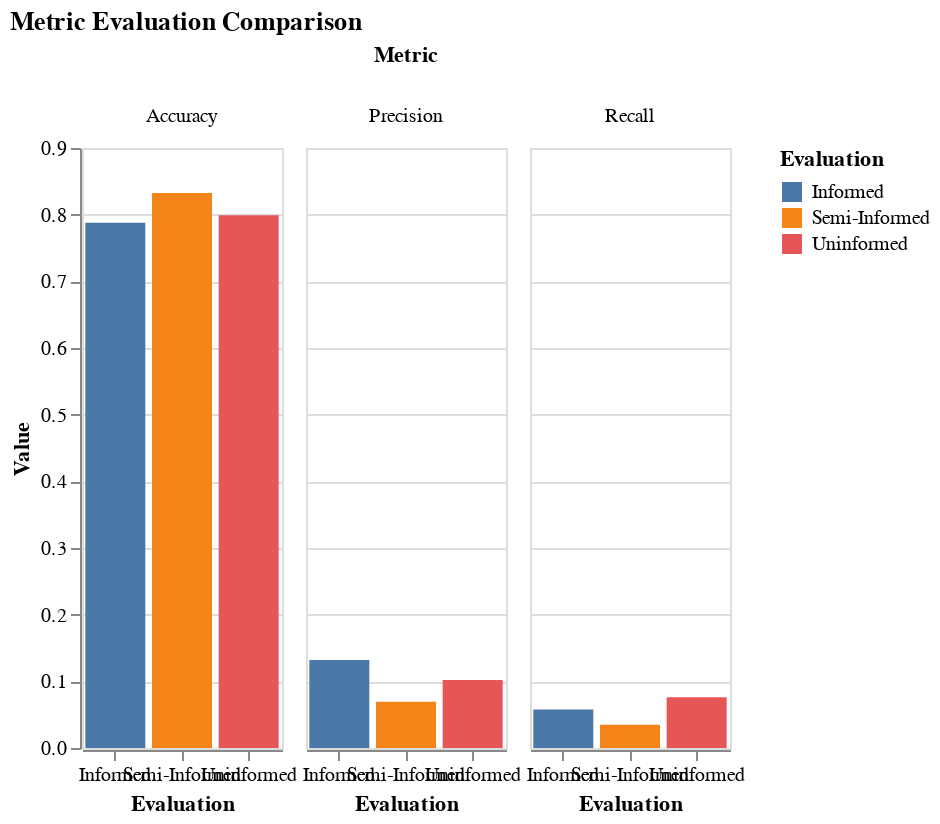

The notebook cell saved with this chart:
### Code cell
generalize = pd.DataFrame({
    'Metric': ['Accuracy', 'Accuracy', 'Accuracy', 
               'Precision', 'Precision', 'Precision',
               'Recall', 'Recall', 'Recall'],
    'Evaluation': ['Informed', 'Semi-Informed', 'Uninformed',
                   'Informed', 'Semi-Informed', 'Uninformed',
                   'Informed', 'Semi-Informed', 'Uninformed'],
    'Value': result
})

# Create the Altair chart
chart = alt.Chart(generalize).mark_bar().encode(
    x=alt.X('Evaluation:N', title='Evaluation', axis=alt.Axis(labelAngle=0)),
    y=alt.Y('Value:Q', title='Value'),
    color='Evaluation:N',
    column='Metric:N',
    tooltip=['Evaluation:N', 'Value:Q']
).properties(
    title='Metric Evaluation Comparison',
    width=100
).configure_facet(
    spacing=10
)

# Show the chart
chart.show()

### Figure 1 — Vega-Lite specification as saved in the notebook (floating-point values rounded to 4 significant figures)
{"config": {"view": {"continuousWidth": 300, "continuousHeight": 300}, "facet": {"spacing": 10}}, "data": {"name": "data-fdb465bc644b25558dbb892c20b39db9"}, "mark": {"type": "bar"}, "encoding": {"color": {"field": "Evaluation", "type": "nominal"}, "column": {"field": "Metric", "type": "nominal"}, "tooltip": [{"field": "Evaluation", "type": "nominal"}, {"field": "Value", "type": "quantitative"}], "x": {"axis": {"labelAngle": 0}, "field": "Evaluation", "title": "Evaluation", "type": "nominal"}, "y": {"field": "Value", "title": "Value", "type": "quantitative"}}, "title": "Metric Evaluation Comparison", "width": 100, "$schema": "https://vega.github.io/schema/vega-lite/v5.20.1.json", "datasets": {"data-fdb465bc644b25558dbb892c20b39db9": [{"Metric": "Accuracy", "Evaluation": "Informed", "Value": 0.7879}, {"Metric": "Accuracy", "Evaluation": "Semi-Informed", "Value": 0.8327}, {"Metric": "Accuracy", "Evaluation": "Uninformed", "Value": 0.7992}, {"Metric": "Precision", "Evaluation": "Informed", "Value": 0.1319}, {"Metric": "Precision", "Evaluation": "Semi-Informed", "Value": 0.06944}, {"Metric": "Precision", "Evaluation": "Uninformed", "Value": 0.1019}, {"Metric": "Recall", "Evaluation": "Informed", "Value": 0.05793}, {"Metric": "Recall", "Evaluation": "Semi-Informed", "Value": 0.03472}, {"Metric": "Recall", "Evaluation": "Uninformed", "Value": 0.07605}]}}
